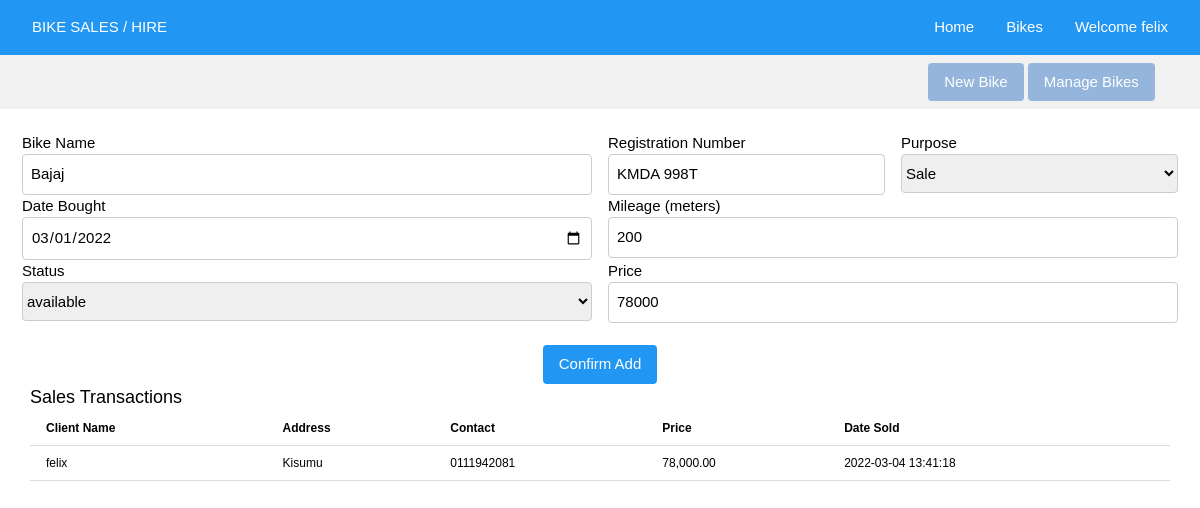
Page /edit.php?id=4 (signed in) on the committed database.
### tables this page shows
CREATE TABLE `bikes` (
  `id` int unsigned NOT NULL AUTO_INCREMENT,
  `bikeName` varchar(50) NOT NULL,
  `bikeModel` varchar(40) NOT NULL,
  `purpose` varchar(4) NOT NULL,
  `dateBought` date NOT NULL,
  `mileage` float NOT NULL,
  `bikeImage` text NOT NULL,
  `price` float NOT NULL,
  `owner` int NOT NULL,
  `date_added` datetime DEFAULT CURRENT_TIMESTAMP,
  `status` varchar(20) NOT NULL DEFAULT 'available',
  PRIMARY KEY (`id`)
);

CREATE TABLE `sales` (
  `id` int unsigned NOT NULL AUTO_INCREMENT,
  `saleFullName` varchar(40) NOT NULL,
  `saleAddress` varchar(40) NOT NULL,
  `saleContact` varchar(13) NOT NULL,
  `saleAmount` float NOT NULL,
  `bikeId` int NOT NULL,
  `saleDate` datetime NOT NULL DEFAULT CURRENT_TIMESTAMP,
  PRIMARY KEY (`id`)
);

### api/crud.php (called while the page is built, shortened)
<?php
class Crud
{
    public $conn;
    public function __construct(string $server, string $user, string $password, string $database)
    {
        $this->conn = new mysqli($server, $user, $password, $database);
    }
    public function fetch_data($sql)
    {
        $result = $this->conn->query($sql);
        $array = array();
        while ($row = $result->fetch_assoc()) {
            $array[] = $row;
        }
        return $array;
    }
}
?>

### edit.php (the view, shortened to what this page needs)
<!DOCTYPE html>
<html lang="en">
<head>
    <link rel="stylesheet" type="text/css" href="./css/w3.css">
    <link rel="stylesheet" type="text/css" href="./css/style.css">
</head>
<body>
    <div class="w3-bar w3-padding w3-blue">
        <a href="#" class="w3-bar-item">BIKE SALES / HIRE</a>
        <div class="w3-right">
            <a href="./index.php" class="w3-bar-item">Home</a>
            <a href="./bikes.php" class="w3-bar-item">Bikes</a>
            <?php
            if (!isset($_SESSION['email']) && $_SESSION['email'] !== true) {
            ?>
                <div class="w3-dropdown-click w3-right">
                    <button class="w3-button w3-hover-none" onclick="loginDrop('demo')">
                        Login <i class="fa fa-caret-down"></i>
                    </button>
                    <div id="demo" class="w3-dropdown-content w3-bar-block w3-card" style="right: 0px;">
                        <form id="frmlogin" class="w3-container">
                            <h5>Log In</h5>
                            <input type="text" id="loginEmail" name="loginEmail" placeholder="email" class="w3-input w3-border w3-round"><br>
                            <input id="loginPassword" name="loginPassword" type="password" placeholder="password" class="w3-input w3-border w3-round"><br>
                            <button type="button" onclick="login()" class="w3-button w3-blue w3-block w3-round">Log in</button><br>
                        </form>
                    </div>
                </div>
                <div class="w3-dropdown-click w3-right">
                    <button class="w3-button w3-hover-none" onclick="loginDrop('demo2')">
                        Register <i class="fa fa-caret-down"></i>
                    </button>
                    <div id="demo2" class="w3-dropdown-content w3-bar-block w3-card" style="right: 0px;">
                        <form id="frmSignup" class="w3-container">
                            <h5>Sign Up</h5>
                            <input name="fullName" id="fullName" type="text" placeholder="Full Name" class="w3-input w3-border w3-round"><br>
                            <input name="email" id="email" type="text" placeholder="email" class="w3-input w3-border w3-round"><br>
                            <input name="password" id="password" type="password" placeholder="password" class="w3-input w3-border w3-round"><br>
                            <input name="confiirmPassword" id="confirmPassword" type="password" placeholder="Confirm Password" class="w3-input w3-border w3-round"><br>
                            <input type="text" name="phone" id="phone" placeholder="Phone" class="w3-input w3-border w3-round"><br>
                            <button type="button" onclick="registerUser();" class="w3-button w3-blue w3-block w3-round">Register</button><br>
                        </form>
                    </div>
                </div>
            <?php
            } else {
            ?>
                <div class="w3-dropdown-click w3-right">
                    <button class="w3-button w3-hover-none" onclick="loginDrop('demo')">
                        Welcome <?php echo $_SESSION['fullName']; ?><i class="fa fa-caret-down"></i>
                    </button>
                </div>
            <?php
            }
            ?>
        </div>
    </div>
    <div class="w3-bar w3-padding w3-light-grey">
        <div class="w3-auto">
            <div class="w3-right">
                <button class="w3-button w3-round" style="background-color: #95b5dc; color: white;" onclick="openModal('id01')">New Bike</button>
                <button class="w3-button w3-round" style="background-color: #95b5dc; color: white;" onclick="window.location.href='./managebikes.php'">Manage Bikes</button>
            </div>
        </div>
    </div><br>
    <div class="w3-auto">
        <div class="w3-row-padding w3-stretch">
            <?php
            require "./api/crud.php";
            $crud = new Crud("localhost", "root", "Felabs@6986", "bikehire");
            $fetch = $crud->fetch_data("SELECT * FROM bikes WHERE id = '" . $_GET['id'] . "'");
            foreach ($fetch as $row) {
            ?>
                <form action="<?php echo htmlspecialchars("./api/bikeUpload.php?editbike=" . $_GET["id"]); ?>" method="post">
                    <div class="w3-row-padding w3-stretch">
                        <div class="w3-col l6">
                            <label for="">Bike Name</label>
                            <input type="text" value="<?php echo $row['bikeName']; ?>" required id="bikeName" name="bikeName" class="w3-input w3-border w3-round">
                        </div>
                        <div class="w3-col l3">
                            <label for="">Registration Number</label>
                            <input type="text" value="<?php echo $row['bikeModel']; ?>" required id="bikeModel" name="bikeModel" class="w3-input w3-border w3-round">
                        </div>
                        <div class="w3-col l3">
                            <label for="">Purpose</label>
                            <select required name="purpose" id="purpose" class="w3-select w3-border w3-round">
                                <?php
                                if ($row['purpose'] === 'rent') {
                                ?>
                                    <option value="sale">Sale</option>
                                    <option value="rent" selected>Rent</option>
                                <?php
                                } else {
                                ?>
                                    <option value="sale" selected>Sale</option>
                                <?php
                                }
                                ?>
                            </select>
                        </div>
                    </div>
                    <div class="w3-row-padding w3-stretch">
                        <div class="w3-col l6">
                            <label for="">Date Bought</label>
                            <input required type="date" value="<?php echo $row['dateBought']; ?>" id="dateBought" name="dateBought" class="w3-input w3-border w3-round">
                        </div>
                        <div class="w3-col l6">
                            <label title="The total distance that the bike has travelled" for="">Mileage (meters)</label>
                            <input required type="number" id="mileage" value="<?php echo $row['mileage']; ?>" name="mileage" class="w3-input w3-border w3-round">
                        </div>
                    </div>
                    <div class="w3-row-padding w3-stretch">
                        <div class="w3-col l6">
                            <label for="">Status</label>
                            <select name="bikestatus" id="bikestatus" class="w3-select w3-border w3-round">
                                <?php
                                if ($row['status'] === 'unavailable') {
                                ?>
                                    <option value="available">available</option>
                                    <option value="unavailable" selected>unavailable</option>
                                <?php
                                } else {
                                ?>
                                    <option value="available" selected>available</option>
                                <?php
                                }
                                ?>
                            </select>
                        </div>
                        <div class="w3-col l6">
                            <label for="">Price</label>
                            <input required type="number" value="<?php echo $row['price']; ?>" id="bikePrice" name="bikePrice" class="w3-input w3-border w3-round">
                        </div>
                    </div>
                    <br>
                    <div class="w3-center">
                        <button class="w3-button w3-blue w3-round" type="submit">Confirm Add</button>
                    </div>
                </form>
            <?php
            }
            ?>
        </div>
        <?php
        if ($row['purpose'] === "rent") {
            $transactions = $crud->fetch_data("SELECT * FROM hire WHERE bikeId = '" . $_GET['id'] . "'");
        ?>
            <span class="w3-large">Rent Transactions</span>
            <table class="w3-table w3-small w3-bordered">
                <tr>
                    <th>Client Name</th>
                    <th>Address</th>
                    <th>Contact</th>
                    <th>Return Date</th>
                    <th>Reason</th>
                    <th>Price</th>
                </tr>
                <?php
                foreach ($transactions as $trow) {
                ?>
                    <tr>
                        <td><?php echo $trow['hireFullName']; ?></td>
                        <td><?php echo $trow['hireAddress']; ?></td>
                        <td><?php echo $trow['hireContact']; ?></td>
                        <td><?php echo $trow['hireReturnDate']; ?></td>
                        <td><?php echo $trow['hireReason']; ?></td>
                        <td><?php echo $trow['hireAmount']; ?></td>
                    </tr>
                <?php
                }
                ?>
            </table>
        <?php
        } else {
            $transactions = $crud->fetch_data("SELECT * FROM sales WHERE bikeId = '" . $_GET['id'] . "'");
        ?>
            <span class="w3-large">Sales Transactions</span>
            <table class="w3-table w3-small w3-bordered">
                <tr>
                    <th>Client Name</th>
                    <th>Address</th>
                    <th>Contact</th>
                    <th>Price</th>
                    <th>Date Sold</th>
                </tr>
                <?php
                foreach ($transactions as $trow) {
                ?>
                    <tr>
                        <td><?php echo $trow['saleFullName']; ?></td>
                        <td><?php echo $trow['saleAddress']; ?></td>
                        <td><?php echo $trow['saleContact']; ?></td>
                        <td><?php echo number_format($trow['saleAmount'], 2); ?></td>
                        <td><?php echo $trow['saleDate']; ?></td>
                    </tr>
                <?php
                }
                ?>
            </table>
        <?php
        }
        ?>
    </div>
</body>
</html>

### css/w3.css (style rules this page uses)
html { box-sizing:border-box }
*,*:before,*:after { box-sizing:inherit }
html { -ms-text-size-adjust:100%;-webkit-text-size-adjust:100% }
body { margin:0 }
a { background-color:transparent }
button,input,select,textarea,optgroup { font:inherit;margin:0 }
button,input { overflow:visible }
button,select { text-transform:none }
button,[type=button],[type=reset],[type=submit] { -webkit-appearance:button }
html,body { font-family:Verdana,sans-serif;font-size:15px;line-height:1.5 }
html { overflow-x:hidden }
a { color:inherit }
.w3-table,.w3-table-all { border-collapse:collapse;border-spacing:0;width:100%;display:table }
.w3-bordered tr,.w3-table-all tr { border-bottom:1px solid #ddd }
.w3-table td,.w3-table th,.w3-table-all td,.w3-table-all th { padding:8px 8px;display:table-cell;text-align:left;vertical-align:top }
.w3-table th:first-child,.w3-table td:first-child,.w3-table-all th:first-child,.w3-table-all td:first-child { padding-left:16px }
.w3-btn,.w3-button { border:none;display:inline-block;padding:8px 16px;vertical-align:middle;overflow:hidden;text-decoration:none;color:inherit;background-color:inherit;text-align:center;cursor:pointer;white-space:nowrap }
.w3-btn,.w3-button { -webkit-touch-callout:none;-webkit-user-select:none;-khtml-user-select:none;-moz-user-select:none;-ms-user-select:none;user-select:none }
.w3-input { padding:8px;display:block;border:none;border-bottom:1px solid #ccc;width:100% }
.w3-select { padding:9px 0;width:100%;border:none;border-bottom:1px solid #ccc }
.w3-dropdown-click,.w3-dropdown-hover { position:relative;display:inline-block;cursor:pointer }
.w3-bar { width:100%;overflow:hidden }
.w3-bar .w3-bar-item { padding:8px 16px;float:left;width:auto;border:none;display:block;outline:0 }
.w3-bar .w3-dropdown-hover,.w3-bar .w3-dropdown-click { position:static;float:left }
.w3-bar .w3-button { white-space:normal }
.w3-container:after,.w3-container:before,.w3-panel:after,.w3-panel:before,.w3-row:after,.w3-row:before,.w3-row-padding:after,.w3-row-padding:before, .w3-cell-row:before,.w3-cell-row:after,.w3-clear:after,.w3-clear:before,.w3-bar:before,.w3-bar:after { content:"";display:table;clear:both }
.w3-col,.w3-half,.w3-third,.w3-twothird,.w3-threequarter,.w3-quarter { float:left;width:100% }
@media (min-width:993px) { .w3-col.l3 { width:24.99999% } }
@media (min-width:993px) { .w3-col.l6 { width:49.99999% } }
.w3-stretch { margin-left:-16px;margin-right:-16px }
.w3-content,.w3-auto { margin-left:auto;margin-right:auto }
.w3-auto { max-width:1140px }
@media (max-width:1205px) { .w3-auto { max-width:95% } }
.w3-round,.w3-round-medium { border-radius:4px }
.w3-row-padding,.w3-row-padding>.w3-half,.w3-row-padding>.w3-third,.w3-row-padding>.w3-twothird,.w3-row-padding>.w3-threequarter,.w3-row-padding>.w3-quarter,.w3-row-padding>.w3-col { padding:0 8px }
.w3-small { font-size:12px!important }
.w3-large { font-size:18px!important }
.w3-center { text-align:center!important }
.w3-border { border:1px solid #ccc!important }
.w3-padding { padding:8px 16px!important }
.w3-right { float:right!important }
.w3-blue,.w3-hover-blue:hover { color:#fff!important;background-color:#2196F3!important }
.w3-light-grey,.w3-hover-light-grey:hover,.w3-light-gray,.w3-hover-light-gray:hover { color:#000!important;background-color:#f1f1f1!important }

### css/style.css (style rules this page uses)
a { text-decoration: none; }

### rows in the picture
bikes: bikeName "Bajaj", bikeModel "KMDA 998T", purpose "Sale", dateBought "03/01/2022", mileage "200", bikestatus "available", bikePrice "78000"
sales: saleFullName "felix", saleAddress "Kisumu", saleContact "0111942081", saleAmount "78,000.00", saleDate "2022-03-04 13:41:18"

### other values in the picture
$_SESSION['fullName'] "felix"
